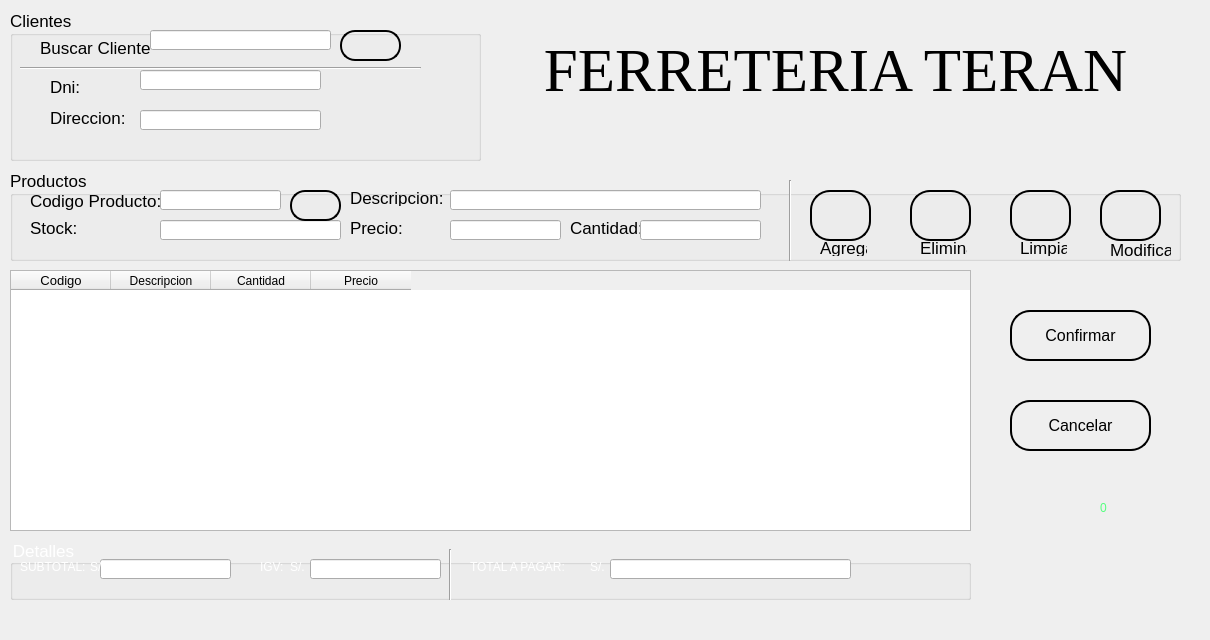
    <widget class="QWidget" name="A_Ventas">
     <widget class="QLabel" name="gbP_imagen_fondo">
      <property name="geometry">
       <rect>
        <x>-50</x>
        <y>0</y>
        <width>1201</width>
        <height>631</height>
       </rect>
      </property>
      <property name="styleSheet">
       <string notr="true"/>
      </property>
      <property name="text">
       <string/>
      </property>
      <property name="pixmap">
       <pixmap resource="../../Imagenes/imagenes_proyecto.qrc">:/iconos/fondo2.PNG</pixmap>
      </property>
      <property name="scaledContents">
       <bool>true</bool>
      </property>
     </widget>
     <widget class="QGroupBox" name="gb_Clientes">
      <property name="geometry">
       <rect>
        <x>10</x>
        <y>10</y>
        <width>471</width>
        <height>151</height>
       </rect>
      </property>
      <property name="font">
       <font>
        <pointsize>13</pointsize>
       </font>
      </property>
      <property name="styleSheet">
       <string notr="true">QLabel{font: 57 12pt &quot;Roboto&quot;}
</string>
      </property>
      <property name="title">
       <string>Clientes</string>
      </property>
      <widget class="QLabel" name="gbC_buscar">
       <property name="geometry">
        <rect>
         <x>30</x>
         <y>30</y>
         <width>111</width>
         <height>16</height>
        </rect>
       </property>
       <property name="text">
        <string>Buscar Cliente:</string>
       </property>
      </widget>
      <widget class="QLineEdit" name="gbC_entry_buscar">
       <property name="geometry">
        <rect>
         <x>140</x>
         <y>20</y>
         <width>181</width>
         <height>20</height>
        </rect>
       </property>
      </widget>
      <widget class="QPushButton" name="gbC_btn_buscarCliente">
       <property name="geometry">
        <rect>
         <x>330</x>
         <y>20</y>
         <width>61</width>
         <height>31</height>
        </rect>
       </property>
       <property name="styleSheet">
        <string notr="true">border-radius:15px;
border:2px solid black;</string>
       </property>
       <property name="text">
        <string/>
       </property>
       <property name="icon">
        <iconset resource="../../Imagenes/imagenes_proyecto.qrc">
         <normaloff>:/iconos/search_normal.png</normaloff>:/iconos/search_normal.png</iconset>
       </property>
      </widget>
      <widget class="QLabel" name="gbC_dni">
       <property name="geometry">
        <rect>
         <x>40</x>
         <y>70</y>
         <width>47</width>
         <height>13</height>
        </rect>
       </property>
       <property name="text">
        <string>Dni:</string>
       </property>
      </widget>
      <widget class="QLabel" name="gbC_direccion">
       <property name="geometry">
        <rect>
         <x>40</x>
         <y>100</y>
         <width>81</width>
         <height>16</height>
        </rect>
       </property>
       <property name="text">
        <string>Direccion:</string>
       </property>
      </widget>
      <widget class="QLineEdit" name="gbC_entry_dni">
       <property name="geometry">
        <rect>
         <x>130</x>
         <y>60</y>
         <width>181</width>
         <height>20</height>
        </rect>
       </property>
      </widget>
      <widget class="QLineEdit" name="gbC_entry_direccion">
       <property name="geometry">
        <rect>
         <x>130</x>
         <y>100</y>
         <width>181</width>
         <height>20</height>
        </rect>
       </property>
      </widget>
      <widget class="Line" name="line_3">
       <property name="geometry">
        <rect>
         <x>10</x>
         <y>50</y>
         <width>401</width>
         <height>16</height>
        </rect>
       </property>
       <property name="orientation">
        <enum>Qt::Horizontal</enum>
       </property>
      </widget>
     </widget>
     <widget class="QGroupBox" name="gb_Productos">
      <property name="geometry">
       <rect>
        <x>10</x>
        <y>170</y>
        <width>1171</width>
        <height>91</height>
       </rect>
      </property>
      <property name="font">
       <font>
        <pointsize>13</pointsize>
       </font>
      </property>
      <property name="styleSheet">
       <string notr="true">QLabel{font: 57 12pt &quot;Roboto&quot;}
</string>
      </property>
      <property name="title">
       <string>Productos</string>
      </property>
      <widget class="QLabel" name="gbP_codigo">
       <property name="geometry">
        <rect>
         <x>20</x>
         <y>20</y>
         <width>131</width>
         <height>21</height>
        </rect>
       </property>
       <property name="text">
        <string>Codigo Producto:</string>
       </property>
      </widget>
      <widget class="QLineEdit" name="gbP_entry_codigo">
       <property name="geometry">
        <rect>
         <x>150</x>
         <y>20</y>
         <width>121</width>
         <height>20</height>
        </rect>
       </property>
      </widget>
      <widget class="QLabel" name="gbP_stock">
       <property name="geometry">
        <rect>
         <x>20</x>
         <y>50</y>
         <width>101</width>
         <height>16</height>
        </rect>
       </property>
       <property name="text">
        <string>Stock:</string>
       </property>
      </widget>
      <widget class="QLineEdit" name="gbP_entry_stock">
       <property name="geometry">
        <rect>
         <x>150</x>
         <y>50</y>
         <width>181</width>
         <height>20</height>
        </rect>
       </property>
      </widget>
      <widget class="QLabel" name="gbP_descripcion">
       <property name="geometry">
        <rect>
         <x>340</x>
         <y>20</y>
         <width>101</width>
         <height>16</height>
        </rect>
       </property>
       <property name="text">
        <string>Descripcion:</string>
       </property>
      </widget>
      <widget class="QLineEdit" name="gbP_entry_descripcion">
       <property name="geometry">
        <rect>
         <x>440</x>
         <y>20</y>
         <width>311</width>
         <height>20</height>
        </rect>
       </property>
      </widget>
      <widget class="QLabel" name="gbP_precio">
       <property name="geometry">
        <rect>
         <x>340</x>
         <y>50</y>
         <width>71</width>
         <height>16</height>
        </rect>
       </property>
       <property name="text">
        <string>Precio:</string>
       </property>
      </widget>
      <widget class="QLineEdit" name="gbP_entry_precio">
       <property name="geometry">
        <rect>
         <x>440</x>
         <y>50</y>
         <width>111</width>
         <height>20</height>
        </rect>
       </property>
      </widget>
      <widget class="QLabel" name="gbP_cantidad">
       <property name="geometry">
        <rect>
         <x>560</x>
         <y>50</y>
         <width>71</width>
         <height>16</height>
        </rect>
       </property>
       <property name="styleSheet">
        <string notr="true"/>
       </property>
       <property name="text">
        <string>Cantidad:</string>
       </property>
      </widget>
      <widget class="QLineEdit" name="gbP_entry_cantidad">
       <property name="geometry">
        <rect>
         <x>630</x>
         <y>50</y>
         <width>121</width>
         <height>20</height>
        </rect>
       </property>
      </widget>
      <widget class="Line" name="separador_3">
       <property name="geometry">
        <rect>
         <x>770</x>
         <y>10</y>
         <width>20</width>
         <height>81</height>
        </rect>
       </property>
       <property name="orientation">
        <enum>Qt::Vertical</enum>
       </property>
      </widget>
      <widget class="QPushButton" name="gbP_btn_agregar">
       <property name="geometry">
        <rect>
         <x>800</x>
         <y>20</y>
         <width>61</width>
         <height>51</height>
        </rect>
       </property>
       <property name="styleSheet">
        <string notr="true">border-radius:20px;
border:2px solid black;</string>
       </property>
       <property name="text">
        <string/>
       </property>
       <property name="icon">
        <iconset resource="../../Imagenes/imagenes_proyecto.qrc">
         <normaloff>:/iconos/add.png</normaloff>:/iconos/add.png</iconset>
       </property>
       <property name="iconSize">
        <size>
         <width>50</width>
         <height>50</height>
        </size>
       </property>
      </widget>
      <widget class="QPushButton" name="gbP_btn_buscar">
       <property name="geometry">
        <rect>
         <x>280</x>
         <y>20</y>
         <width>51</width>
         <height>31</height>
        </rect>
       </property>
       <property name="styleSheet">
        <string notr="true">border-radius:15px;
border:2px solid black;</string>
       </property>
       <property name="text">
        <string/>
       </property>
       <property name="icon">
        <iconset resource="../../Imagenes/imagenes_proyecto.qrc">
         <normaloff>:/iconos/search_normal.png</normaloff>:/iconos/search_normal.png</iconset>
       </property>
      </widget>
      <widget class="QPushButton" name="gbP_btn_eliminar">
       <property name="geometry">
        <rect>
         <x>900</x>
         <y>20</y>
         <width>61</width>
         <height>51</height>
        </rect>
       </property>
       <property name="styleSheet">
        <string notr="true">border-radius:20px;
border:2px solid black;</string>
       </property>
       <property name="text">
        <string/>
       </property>
       <property name="icon">
        <iconset resource="../../Imagenes/imagenes_proyecto.qrc">
         <normaloff>:/iconos/deleteV2.png</normaloff>:/iconos/deleteV2.png</iconset>
       </property>
       <property name="iconSize">
        <size>
         <width>50</width>
         <height>50</height>
        </size>
       </property>
      </widget>
      <widget class="QPushButton" name="gbP_btn_limpiar">
       <property name="geometry">
        <rect>
         <x>1000</x>
         <y>20</y>
         <width>61</width>
         <height>51</height>
        </rect>
       </property>
       <property name="styleSheet">
        <string notr="true">border-radius:20px;
border:2px solid black;</string>
       </property>
       <property name="text">
        <string/>
       </property>
       <property name="icon">
        <iconset resource="../../Imagenes/imagenes_proyecto.qrc">
         <normaloff>:/iconos/broom.png</normaloff>:/iconos/broom.png</iconset>
       </property>
       <property name="iconSize">
        <size>
         <width>50</width>
         <height>50</height>
        </size>
       </property>
      </widget>
      <widget class="QPushButton" name="gbP_btn_modificar">
       <property name="geometry">
        <rect>
         <x>1090</x>
         <y>20</y>
         <width>61</width>
         <height>51</height>
        </rect>
       </property>
       <property name="styleSheet">
        <string notr="true">border-radius:20px;
border:2px solid black;</string>
       </property>
       <property name="text">
        <string/>
       </property>
       <property name="icon">
        <iconset resource="../../Imagenes/imagenes_proyecto.qrc">
         <normaloff>:/iconos/restart.png</normaloff>:/iconos/restart.png</iconset>
       </property>
       <property name="iconSize">
        <size>
         <width>50</width>
         <height>50</height>
        </size>
       </property>
      </widget>
      <widget class="QLabel" name="gbP_Agregar">
       <property name="geometry">
        <rect>
         <x>810</x>
         <y>70</y>
         <width>47</width>
         <height>16</height>
        </rect>
       </property>
       <property name="styleSheet">
        <string notr="true">font: 57 10pt &quot;Roboto&quot;;</string>
       </property>
       <property name="text">
        <string>Agregar</string>
       </property>
      </widget>
      <widget class="QLabel" name="gbP_Eliminar">
       <property name="geometry">
        <rect>
         <x>910</x>
         <y>70</y>
         <width>47</width>
         <height>16</height>
        </rect>
       </property>
       <property name="styleSheet">
        <string notr="true">font: 57 10pt &quot;Roboto&quot;;</string>
       </property>
       <property name="text">
        <string>Eliminar</string>
       </property>
      </widget>
      <widget class="QLabel" name="gbP_Limpiar">
       <property name="geometry">
        <rect>
         <x>1010</x>
         <y>70</y>
         <width>47</width>
         <height>16</height>
        </rect>
       </property>
       <property name="styleSheet">
        <string notr="true">font: 57 10pt &quot;Roboto&quot;;</string>
       </property>
       <property name="text">
        <string>Limpiar</string>
       </property>
      </widget>
      <widget class="QLabel" name="gbP_Modificar">
       <property name="geometry">
        <rect>
         <x>1100</x>
         <y>70</y>
         <width>61</width>
         <height>20</height>
        </rect>
       </property>
       <property name="styleSheet">
        <string notr="true">font: 57 10pt &quot;Roboto&quot;;</string>
       </property>
       <property name="text">
        <string>Modificar</string>
       </property>
      </widget>
     </widget>
     <widget class="QTableWidget" name="gbP_tabla_ventas">
      <property name="geometry">
       <rect>
        <x>10</x>
        <y>270</y>
        <width>961</width>
        <height>261</height>
       </rect>
      </property>
      <property name="lineWidth">
       <number>4</number>
      </property>
      <property name="showDropIndicator" stdset="0">
       <bool>true</bool>
      </property>
      <property name="textElideMode">
       <enum>Qt::ElideMiddle</enum>
      </property>
      <property name="showGrid">
       <bool>true</bool>
      </property>
      <property name="gridStyle">
       <enum>Qt::DotLine</enum>
      </property>
      <property name="sortingEnabled">
       <bool>false</bool>
      </property>
      <attribute name="horizontalHeaderMinimumSectionSize">
       <number>42</number>
      </attribute>
      <column>
       <property name="text">
        <string>Codigo</string>
       </property>
       <property name="font">
        <font>
         <pointsize>10</pointsize>
         <stylestrategy>PreferAntialias</stylestrategy>
        </font>
       </property>
       <property name="textAlignment">
        <set>AlignCenter</set>
       </property>
       <property name="foreground">
        <brush brushstyle="SolidPattern">
         <color alpha="255">
          <red>0</red>
          <green>0</green>
          <blue>0</blue>
         </color>
        </brush>
       </property>
      </column>
      <column>
       <property name="text">
        <string>Descripcion</string>
       </property>
      </column>
      <column>
       <property name="text">
        <string>Cantidad</string>
       </property>
      </column>
      <column>
       <property name="text">
        <string>Precio</string>
       </property>
      </column>
     </widget>
     <widget class="QGroupBox" name="gb_Detalles">
      <property name="geometry">
       <rect>
        <x>10</x>
        <y>539</y>
        <width>961</width>
        <height>61</height>
       </rect>
      </property>
      <property name="font">
       <font>
        <pointsize>13</pointsize>
       </font>
      </property>
      <property name="styleSheet">
       <string notr="true">QLabel{color:rgb(255, 255, 255)}
QGroupBox{color:rgb(255, 255, 255)}
</string>
      </property>
      <property name="title">
       <string>Detalles</string>
      </property>
      <widget class="QLabel" name="gbD_lbl_subtotal">
       <property name="geometry">
        <rect>
         <x>10</x>
         <y>20</y>
         <width>81</width>
         <height>16</height>
        </rect>
       </property>
       <property name="text">
        <string>SUBTOTAL:</string>
       </property>
      </widget>
      <widget class="QLineEdit" name="gbD_entry_subtotal">
       <property name="geometry">
        <rect>
         <x>90</x>
         <y>20</y>
         <width>131</width>
         <height>20</height>
        </rect>
       </property>
      </widget>
      <widget class="QLabel" name="gbD_lbl_igv">
       <property name="geometry">
        <rect>
         <x>250</x>
         <y>20</y>
         <width>81</width>
         <height>16</height>
        </rect>
       </property>
       <property name="text">
        <string>IGV:</string>
       </property>
      </widget>
      <widget class="QLineEdit" name="gbD_entry_igv">
       <property name="geometry">
        <rect>
         <x>300</x>
         <y>20</y>
         <width>131</width>
         <height>20</height>
        </rect>
       </property>
      </widget>
      <widget class="Line" name="separador_gbD">
       <property name="geometry">
        <rect>
         <x>430</x>
         <y>10</y>
         <width>20</width>
         <height>71</height>
        </rect>
       </property>
       <property name="orientation">
        <enum>Qt::Vertical</enum>
       </property>
      </widget>
      <widget class="QLabel" name="gbD_lbl_total">
       <property name="geometry">
        <rect>
         <x>460</x>
         <y>20</y>
         <width>101</width>
         <height>16</height>
        </rect>
       </property>
       <property name="text">
        <string>TOTAL A PAGAR:</string>
       </property>
      </widget>
      <widget class="QLineEdit" name="gbD_entry_total">
       <property name="geometry">
        <rect>
         <x>600</x>
         <y>20</y>
         <width>241</width>
         <height>20</height>
        </rect>
       </property>
      </widget>
      <widget class="QLabel" name="gbd_lbl_s">
       <property name="geometry">
        <rect>
         <x>580</x>
         <y>20</y>
         <width>31</width>
         <height>16</height>
        </rect>
       </property>
       <property name="text">
        <string>S/.</string>
       </property>
      </widget>
      <widget class="QLabel" name="gbd_lbl_s2">
       <property name="geometry">
        <rect>
         <x>280</x>
         <y>20</y>
         <width>31</width>
         <height>16</height>
        </rect>
       </property>
       <property name="text">
        <string>S/.</string>
       </property>
      </widget>
      <widget class="QLabel" name="gbd_lbl_s3">
       <property name="geometry">
        <rect>
         <x>80</x>
         <y>20</y>
         <width>31</width>
         <height>16</height>
        </rect>
       </property>
       <property name="text">
        <string>S/.</string>
       </property>
      </widget>
     </widget>
     <widget class="QPushButton" name="A_ventas_btn_confirmar">
      <property name="geometry">
       <rect>
        <x>1010</x>
        <y>310</y>
        <width>141</width>
        <height>51</height>
       </rect>
      </property>
      <property name="font">
       <font>
        <pointsize>12</pointsize>
       </font>
      </property>
      <property name="styleSheet">
       <string notr="true">border-radius:20px;
border:2px solid black;</string>
      </property>
      <property name="text">
       <string>Confirmar</string>
      </property>
      <property name="icon">
       <iconset resource="../../Imagenes/imagenes_proyecto.qrc">
        <normaloff>:/iconos/done.png</normaloff>:/iconos/done.png</iconset>
      </property>
      <property name="iconSize">
       <size>
        <width>70</width>
        <height>70</height>
       </size>
      </property>
     </widget>
     <widget class="QPushButton" name="A_ventas_btn_cancelar">
      <property name="geometry">
       <rect>
        <x>1010</x>
        <y>400</y>
        <width>141</width>
        <height>51</height>
       </rect>
      </property>
      <property name="font">
       <font>
        <pointsize>12</pointsize>
       </font>
      </property>
      <property name="styleSheet">
       <string notr="true">border-radius:20px;
border:2px solid black;</string>
      </property>
      <property name="text">
       <string>Cancelar</string>
      </property>
      <property name="icon">
       <iconset resource="../../Imagenes/imagenes_proyecto.qrc">
        <normaloff>:/iconos/delete.png</normaloff>:/iconos/delete.png</iconset>
      </property>
      <property name="iconSize">
       <size>
        <width>70</width>
        <height>70</height>
       </size>
      </property>
     </widget>
     <widget class="QLabel" name="gbP_lbl_canasta">
      <property name="geometry">
       <rect>
        <x>1040</x>
        <y>510</y>
        <width>71</width>
        <height>51</height>
       </rect>
      </property>
      <property name="text">
       <string/>
      </property>
      <property name="pixmap">
       <pixmap resource="../../Imagenes/imagenes_proyecto.qrc">:/iconos/cart.png</pixmap>
      </property>
      <property name="scaledContents">
       <bool>true</bool>
      </property>
     </widget>
     <widget class="QLabel" name="gbP_lbl_canasta_contador">
      <property name="geometry">
       <rect>
        <x>1100</x>
        <y>500</y>
        <width>21</width>
        <height>16</height>
       </rect>
      </property>
      <property name="styleSheet">
       <string notr="true">color:rgb(85, 255, 127);
font: bold 11pt &quot;Roboto&quot;;</string>
      </property>
      <property name="text">
       <string>0</string>
      </property>
     </widget>
     <widget class="QLabel" name="gbP_lbl_principal">
      <property name="geometry">
       <rect>
        <x>500</x>
        <y>20</y>
        <width>671</width>
        <height>101</height>
       </rect>
      </property>
      <property name="font">
       <font>
        <family>Times New Roman</family>
        <pointsize>46</pointsize>
        <weight>9</weight>
        <italic>false</italic>
        <bold>false</bold>
        <underline>false</underline>
       </font>
      </property>
      <property name="styleSheet">
       <string notr="true">font: 75 46pt &quot;Times New Roman&quot;;</string>
      </property>
      <property name="text">
       <string>FERRETERIA TERAN</string>
      </property>
      <property name="alignment">
       <set>Qt::AlignCenter</set>
      </property>
     </widget>
    </widget>
